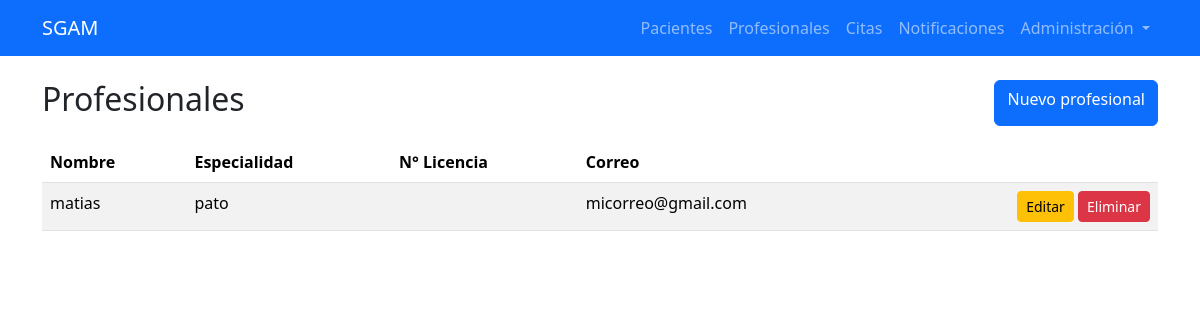
Screenshot of /profesionales/ with the database file from the repository.
### profesionales/models.py (models this page shows, shortened)
class Profesional(models.Model):
    rut = models.CharField(max_length=12, unique=True, verbose_name="RUT")
    nombre = models.CharField(max_length=100, verbose_name="Nombre")
    apellido = models.CharField(max_length=100, verbose_name="Apellido")
    especialidad = models.CharField(max_length=100, verbose_name="Especialidad")
    telefono = models.CharField(max_length=20, verbose_name="Teléfono Contacto")
    correo = models.EmailField(verbose_name="Correo Electrónico")
    horario = models.TextField(verbose_name="Horario de Atención", help_text="Ej: Lunes a Viernes de 9:00 a 18:00")
    class Meta:
        verbose_name = "Profesional"
        verbose_name_plural = "Profesionales"

### profesionales/views.py (the view)
# urls.py: path('', views.listar_profesionales, name='listar_profesionales'),
def listar_profesionales(request):
    profesionales = Profesional.objects.all()
    return render(request, 'profesionales/listar_profesionales.html', {
        'profesionales': profesionales
    })

### templates/profesionales/listar_profesionales.html
{% extends 'base.html' %}
{% block content %}
<div class="d-flex justify-content-between mb-3">
  <h2>Profesionales</h2>
  <a href="{% url 'crear_profesional' %}" class="btn btn-primary">Nuevo profesional</a>
</div>
<table class="table table-striped">
  <thead>
    <tr>
      <th>Nombre</th>
      <th>Especialidad</th>
      <th>N° Licencia</th>
      <th>Correo</th>
      <th></th>
    </tr>
  </thead>
  <tbody>
    {% for p in profesionales %}
    <tr>
      <td>{{ p.nombre }}</td>
      <td>{{ p.especialidad }}</td>
      <td>{{ p.nro_licencia }}</td>
      <td>{{ p.correo }}</td>
      <td class="text-end">
        <a href="{% url 'editar_profesional' p.id %}" class="btn btn-sm btn-warning">Editar</a>
        <a href="{% url 'eliminar_profesional' p.id %}" class="btn btn-sm btn-danger"
           onclick="return confirm('¿Eliminar profesional?');">Eliminar</a>
      </td>
    </tr>
    {% empty %}
    <tr><td colspan="5" class="text-center">Sin profesionales registrados.</td></tr>
    {% endfor %}
  </tbody>
</table>
{% endblock %}

### rows the page displays
Profesional: nombre "matias", especialidad "pato", correo "micorreo@gmail.com"
